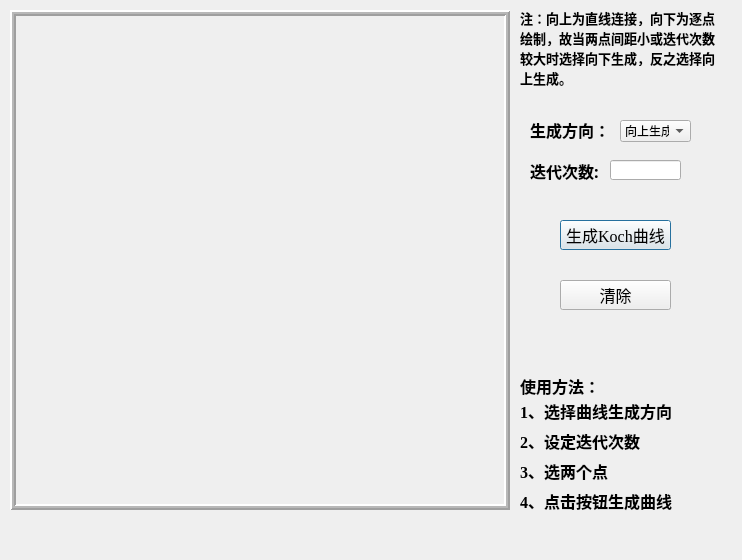
<?xml version="1.0" encoding="UTF-8"?>
<ui version="4.0">
 <class>Koch</class>
 <widget class="QDialog" name="Koch">
  <property name="geometry">
   <rect>
    <x>0</x>
    <y>0</y>
    <width>742</width>
    <height>560</height>
   </rect>
  </property>
  <property name="windowTitle">
   <string>Dialog</string>
  </property>
  <widget class="QLabel" name="label_2">
   <property name="geometry">
    <rect>
     <x>10</x>
     <y>10</y>
     <width>500</width>
     <height>500</height>
    </rect>
   </property>
   <property name="frameShape">
    <enum>QFrame::Box</enum>
   </property>
   <property name="frameShadow">
    <enum>QFrame::Raised</enum>
   </property>
   <property name="lineWidth">
    <number>2</number>
   </property>
   <property name="midLineWidth">
    <number>2</number>
   </property>
   <property name="text">
    <string/>
   </property>
  </widget>
  <widget class="QPushButton" name="KochBtn">
   <property name="geometry">
    <rect>
     <x>560</x>
     <y>220</y>
     <width>111</width>
     <height>30</height>
    </rect>
   </property>
   <property name="font">
    <font>
     <family>Times New Roman</family>
     <pointsize>12</pointsize>
    </font>
   </property>
   <property name="text">
    <string>生成Koch曲线</string>
   </property>
  </widget>
  <widget class="QPushButton" name="ClearBtn">
   <property name="geometry">
    <rect>
     <x>560</x>
     <y>280</y>
     <width>111</width>
     <height>30</height>
    </rect>
   </property>
   <property name="font">
    <font>
     <family>Times New Roman</family>
     <pointsize>12</pointsize>
    </font>
   </property>
   <property name="text">
    <string>清除</string>
   </property>
  </widget>
  <widget class="QLineEdit" name="IterNum">
   <property name="geometry">
    <rect>
     <x>610</x>
     <y>160</y>
     <width>71</width>
     <height>20</height>
    </rect>
   </property>
  </widget>
  <widget class="QLabel" name="label">
   <property name="geometry">
    <rect>
     <x>530</x>
     <y>155</y>
     <width>71</width>
     <height>31</height>
    </rect>
   </property>
   <property name="font">
    <font>
     <family>Aharoni</family>
     <pointsize>12</pointsize>
     <weight>75</weight>
     <bold>true</bold>
    </font>
   </property>
   <property name="text">
    <string>迭代次数:</string>
   </property>
  </widget>
  <widget class="QLabel" name="label_3">
   <property name="geometry">
    <rect>
     <x>520</x>
     <y>375</y>
     <width>91</width>
     <height>21</height>
    </rect>
   </property>
   <property name="font">
    <font>
     <family>Aharoni</family>
     <pointsize>12</pointsize>
     <weight>75</weight>
     <bold>true</bold>
    </font>
   </property>
   <property name="text">
    <string>使用方法：</string>
   </property>
  </widget>
  <widget class="QLabel" name="label_4">
   <property name="geometry">
    <rect>
     <x>520</x>
     <y>430</y>
     <width>191</width>
     <height>21</height>
    </rect>
   </property>
   <property name="font">
    <font>
     <family>Times New Roman</family>
     <pointsize>12</pointsize>
     <weight>75</weight>
     <bold>true</bold>
    </font>
   </property>
   <property name="text">
    <string>2、设定迭代次数</string>
   </property>
  </widget>
  <widget class="QLabel" name="label_5">
   <property name="geometry">
    <rect>
     <x>520</x>
     <y>460</y>
     <width>231</width>
     <height>21</height>
    </rect>
   </property>
   <property name="font">
    <font>
     <family>Times New Roman</family>
     <pointsize>12</pointsize>
     <weight>75</weight>
     <bold>true</bold>
    </font>
   </property>
   <property name="text">
    <string>3、选两个点</string>
   </property>
  </widget>
  <widget class="QLabel" name="label_6">
   <property name="geometry">
    <rect>
     <x>520</x>
     <y>490</y>
     <width>221</width>
     <height>21</height>
    </rect>
   </property>
   <property name="font">
    <font>
     <family>Times New Roman</family>
     <pointsize>12</pointsize>
     <weight>75</weight>
     <bold>true</bold>
    </font>
   </property>
   <property name="text">
    <string>4、点击按钮生成曲线</string>
   </property>
  </widget>
  <widget class="QComboBox" name="Direction">
   <property name="geometry">
    <rect>
     <x>620</x>
     <y>120</y>
     <width>71</width>
     <height>22</height>
    </rect>
   </property>
   <item>
    <property name="text">
     <string>向上生成</string>
    </property>
   </item>
   <item>
    <property name="text">
     <string>向下生成</string>
    </property>
   </item>
  </widget>
  <widget class="QLabel" name="label_7">
   <property name="geometry">
    <rect>
     <x>520</x>
     <y>400</y>
     <width>191</width>
     <height>21</height>
    </rect>
   </property>
   <property name="font">
    <font>
     <family>Times New Roman</family>
     <pointsize>12</pointsize>
     <weight>75</weight>
     <bold>true</bold>
    </font>
   </property>
   <property name="text">
    <string>1、选择曲线生成方向</string>
   </property>
  </widget>
  <widget class="QLabel" name="label_8">
   <property name="geometry">
    <rect>
     <x>530</x>
     <y>120</y>
     <width>81</width>
     <height>20</height>
    </rect>
   </property>
   <property name="font">
    <font>
     <family>Aharoni</family>
     <pointsize>12</pointsize>
     <weight>75</weight>
     <bold>true</bold>
    </font>
   </property>
   <property name="text">
    <string>生成方向：</string>
   </property>
  </widget>
  <widget class="QLabel" name="label_9">
   <property name="geometry">
    <rect>
     <x>520</x>
     <y>10</y>
     <width>211</width>
     <height>16</height>
    </rect>
   </property>
   <property name="font">
    <font>
     <family>Aharoni</family>
     <pointsize>10</pointsize>
     <weight>75</weight>
     <bold>true</bold>
    </font>
   </property>
   <property name="text">
    <string>注：向上为直线连接，向下为逐点</string>
   </property>
  </widget>
  <widget class="QLabel" name="label_10">
   <property name="geometry">
    <rect>
     <x>520</x>
     <y>30</y>
     <width>211</width>
     <height>16</height>
    </rect>
   </property>
   <property name="font">
    <font>
     <family>Aharoni</family>
     <pointsize>10</pointsize>
     <weight>75</weight>
     <bold>true</bold>
    </font>
   </property>
   <property name="text">
    <string>绘制，故当两点间距小或迭代次数</string>
   </property>
  </widget>
  <widget class="QLabel" name="label_11">
   <property name="geometry">
    <rect>
     <x>520</x>
     <y>50</y>
     <width>211</width>
     <height>16</height>
    </rect>
   </property>
   <property name="font">
    <font>
     <family>Aharoni</family>
     <pointsize>10</pointsize>
     <weight>75</weight>
     <bold>true</bold>
    </font>
   </property>
   <property name="text">
    <string>较大时选择向下生成，反之选择向</string>
   </property>
  </widget>
  <widget class="QLabel" name="label_12">
   <property name="geometry">
    <rect>
     <x>520</x>
     <y>70</y>
     <width>211</width>
     <height>16</height>
    </rect>
   </property>
   <property name="font">
    <font>
     <family>Aharoni</family>
     <pointsize>10</pointsize>
     <weight>75</weight>
     <bold>true</bold>
    </font>
   </property>
   <property name="text">
    <string>上生成。</string>
   </property>
  </widget>
 </widget>
 <resources/>
 <connections/>
</ui>
